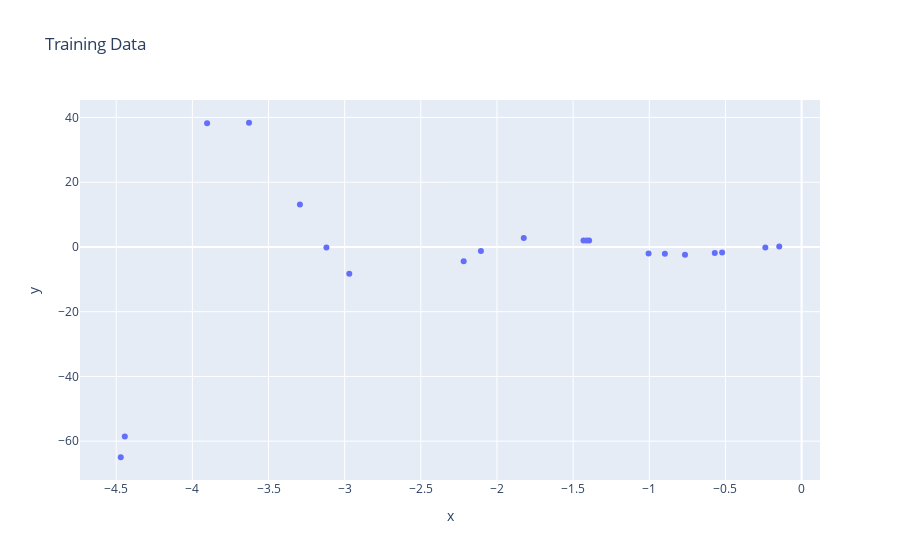

The cell this chart's notebook holds for it:
### Code cell
px.scatter(x=X_train, y=y_train, title='Training Data')

### Figure 1 — Plotly figure (JSON) as saved in the notebook; plotly's stock layout.template omitted (floating-point values rounded to 4 significant figures)
{"data": [{"hovertemplate": "x=%{x}<br>y=%{y}<extra></extra>", "legendgroup": "", "marker": {"color": "#636efa", "symbol": "circle"}, "mode": "markers", "name": "", "orientation": "v", "showlegend": false, "type": "scatter", "x": [-3.628, -1.395, -0.5218, -4.47, -2.105, -3.12, -1.005, -3.903, -1.432, -0.238, -4.443, -0.8976, -2.97, -0.7656, -1.824, -0.57, -3.294, -2.219, -1.411, -0.1466], "xaxis": "x", "y": [38.37, 2.026, -1.723, -64.97, -1.281, -0.1806, -2.02, 38.18, 2.016, -0.1763, -58.55, -2.125, -8.258, -2.394, 2.749, -1.886, 13.14, -4.392, 1.979, 0.1218], "yaxis": "y"}], "layout": {"legend": {"tracegroupgap": 0}, "title": {"text": "Training Data"}, "xaxis": {"anchor": "y", "domain": [0, 1], "title": {"text": "x"}}, "yaxis": {"anchor": "x", "domain": [0, 1], "title": {"text": "y"}}}}
